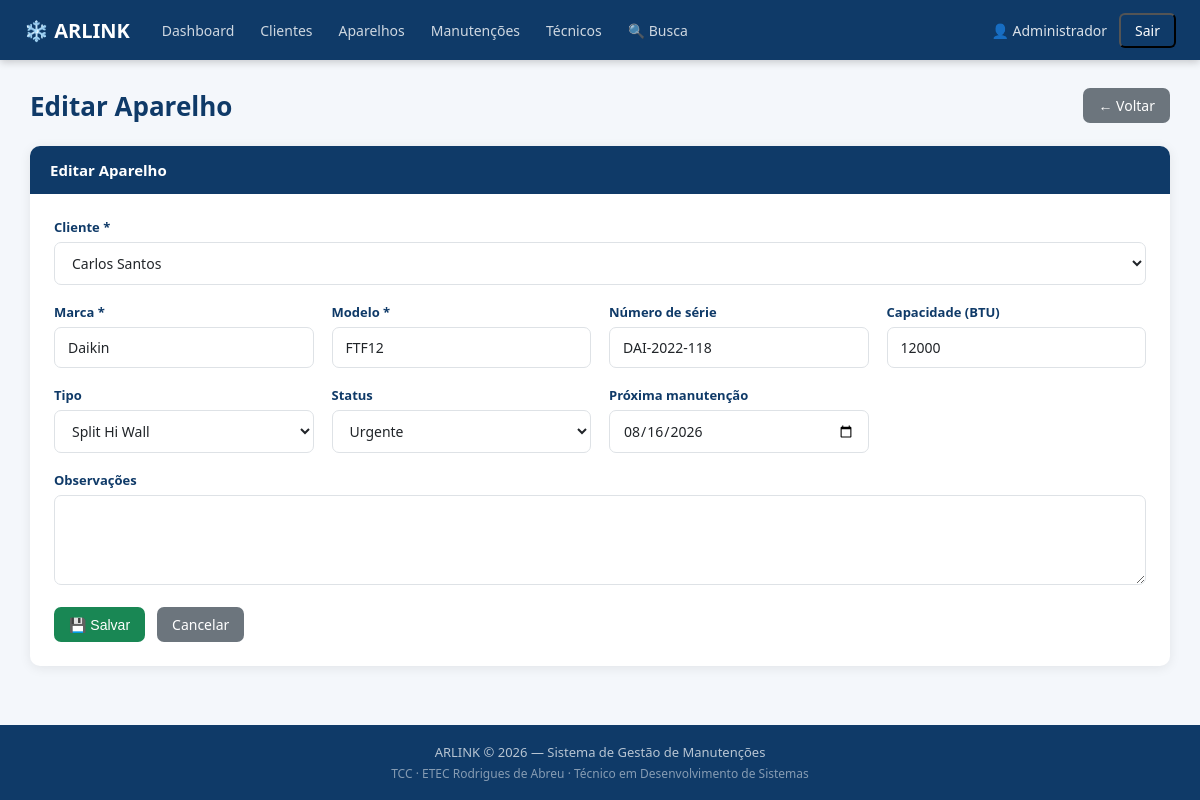
Page /aparelho_form.php?id=3 (signed in) on the committed database.
### tables this page shows
CREATE TABLE IF NOT EXISTS aparelhos (
  id INT AUTO_INCREMENT PRIMARY KEY,
  cliente_id INT NOT NULL,
  marca VARCHAR(50) NOT NULL,
  modelo VARCHAR(100) NOT NULL,
  numero_serie VARCHAR(100),
  capacidade_btu VARCHAR(20),
  tipo VARCHAR(30),
  status VARCHAR(20) DEFAULT 'em_dia',
  proxima_manutencao DATE,
  observacoes TEXT,
  criado_em TIMESTAMP DEFAULT CURRENT_TIMESTAMP,
  FOREIGN KEY (cliente_id) REFERENCES clientes(id) ON DELETE CASCADE
);

### aparelho_form.php (the view, shortened to what this page needs)
<?php
require_once 'includes/config.php'; require_once 'includes/sessao.php'; require_once 'includes/conexao.php';
$id=(int)($_GET['id']??0); $cid=(int)($_GET['cliente_id']??0); $editar=$id>0;
$titulo=$editar?'Editar Aparelho':'Novo Aparelho'; $erro='';
$d=['cliente_id'=>$cid,'marca'=>'','modelo'=>'','numero_serie'=>'','capacidade_btu'=>'','tipo'=>'','status'=>'em_dia','proxima_manutencao'=>'','observacoes'=>''];
$cls=mysqli_query($conexao,"SELECT id,nome FROM clientes ORDER BY nome");
if ($editar){$st=mysqli_prepare($conexao,"SELECT * FROM aparelhos WHERE id=? LIMIT 1");mysqli_stmt_bind_param($st,'i',$id);mysqli_stmt_execute($st);$d=mysqli_fetch_assoc(mysqli_stmt_get_result($st));if(!$d){header('Location: aparelhos.php');exit;}}
require_once 'includes/header.php';
?>
<div class="container">
  <div class="page-topo"><div><h1><?php echo $titulo; ?></h1></div><a href="aparelhos.php" class="btn btn-cinza">← Voltar</a></div>
  <div class="card"><div class="card-header"><?php echo $titulo; ?></div><div class="card-body">
    <form method="POST"><input type="hidden" name="csrf_token" value="<?php echo htmlspecialchars(token_formulario()); ?>"><div class="form-grid">
      <div class="form-group full"><label>Cliente *</label>
        <select name="cliente_id" required>
          <?php while ($c=mysqli_fetch_assoc($cls)): $sel=$c['id']==$d['cliente_id']?'selected':''; ?>
          <option value="<?php echo $c['id']; ?>" <?php echo $sel; ?>><?php echo htmlspecialchars($c['nome']); ?></option>
          <?php endwhile; ?>
        </select>
      </div>
      <div class="form-group"><label>Marca *</label><input type="text" name="marca" value="<?php echo htmlspecialchars($d['marca']); ?>" placeholder="Elgin, Midea, LG..." required></div>
      <div class="form-group"><label>Modelo *</label><input type="text" name="modelo" value="<?php echo htmlspecialchars($d['modelo']); ?>" required></div>
      <div class="form-group"><label>Número de série</label><input type="text" name="numero_serie" value="<?php echo htmlspecialchars($d['numero_serie']); ?>"></div>
      <div class="form-group"><label>Capacidade (BTU)</label><input type="text" name="capacidade_btu" value="<?php echo htmlspecialchars($d['capacidade_btu']); ?>" placeholder="9000, 12000..."></div>
      <div class="form-group"><label>Tipo</label>
        <select name="tipo">
          <?php foreach(['Split Hi Wall','Split Cassete','Split Piso Teto','Janela','Portátil'] as $t): $sel=$d['tipo']===$t?'selected':''; ?>
          <option value="<?php echo $t; ?>" <?php echo $sel; ?>><?php echo $t; ?></option>
          <?php endforeach; ?>
        </select>
      </div>
      <div class="form-group"><label>Status</label>
        <select name="status">
          <?php foreach(['em_dia'=>'Em dia','atencao'=>'Atenção','urgente'=>'Urgente'] as $v=>$l): $sel=$d['status']===$v?'selected':''; ?>
          <option value="<?php echo $v; ?>" <?php echo $sel; ?>><?php echo $l; ?></option>
          <?php endforeach; ?>
        </select>
      </div>
      <div class="form-group"><label>Próxima manutenção</label><input type="date" name="proxima_manutencao" value="<?php echo htmlspecialchars($d['proxima_manutencao']??''); ?>"></div>
      <div class="form-group full"><label>Observações</label><textarea name="observacoes"><?php echo htmlspecialchars($d['observacoes']??''); ?></textarea></div>
    </div>
    <div class="form-acoes"><button type="submit" class="btn btn-verde">💾 Salvar</button><a href="aparelhos.php" class="btn btn-cinza">Cancelar</a></div>
    </form>
  </div></div>
</div>
<?php require_once 'includes/footer.php'; ?>

### assets/css/style.css (style rules this page uses)
*,*::before,*::after { box-sizing:border-box;margin:0;padding:0 }
:root { --azul:#1e6fb5;--azul-escuro:#0f3a68;--azul-claro:#e8f1fb; --verde:#198754;--vermelho:#dc3545;--amarelo:#ffc107;--cinza:#6c757d; --borda:#dee2e6;--fundo:#f4f7fb;--branco:#fff;--texto:#212529; --texto-sub:#6c757d;--sombra:0 2px 12px rgba(0,0,0,.08);--radius:10px; }
body { font-family:'Segoe UI',Arial,sans-serif;background:var(--fundo);color:var(--texto);min-height:100vh;display:flex;flex-direction:column }
a { color:var(--azul);text-decoration:none }
.container { width:95%;max-width:1280px;margin:28px auto;flex:1 }
.page-topo { display:flex;justify-content:space-between;align-items:flex-start;margin-bottom:22px;flex-wrap:wrap;gap:12px }
.page-topo h1 { font-size:26px;color:var(--azul-escuro) }
.card { background:var(--branco);border-radius:var(--radius);box-shadow:var(--sombra);overflow:hidden;margin-bottom:20px }
.card-header { background:var(--azul-escuro);color:#fff;padding:14px 20px;font-size:15px;font-weight:600 }
.card-body { padding:24px }
.btn { display:inline-flex;align-items:center;gap:6px;padding:8px 15px;border-radius:7px;font-size:14px;font-weight:500;cursor:pointer;border:none;text-decoration:none;transition:opacity .2s,transform .1s;white-space:nowrap }
.btn-verde { background:var(--verde);color:#fff }
.btn-cinza { background:var(--cinza);color:#fff }
.form-grid { display:grid;grid-template-columns:repeat(auto-fit,minmax(250px,1fr));gap:18px }
.form-group { display:flex;flex-direction:column;gap:6px }
.form-group.full { grid-column:1/-1 }
label { font-size:13px;font-weight:600;color:var(--azul-escuro) }
input[type=text],input[type=email],input[type=date],input[type=number],input[type=tel],input[type=password],select,textarea { padding:10px 13px;border:1px solid var(--borda);border-radius:7px;font-size:14px; font-family:inherit;background:#fff;color:var(--texto);transition:border-color .2s,box-shadow .2s;width:100% }
textarea { resize:vertical;min-height:90px }
.form-acoes { display:flex;gap:12px;margin-top:22px;flex-wrap:wrap }

### rows in the picture
aparelhos: marca "Daikin", modelo "FTF12", numero_serie "DAI-2022-118", capacidade_btu "12000", proxima_manutencao "08/16/2026"

### other values in the picture
$label "Dashboard"
$label "Clientes"
$label "Aparelhos"
$label "Manutenções"
$label "Técnicos"
$label "🔍 Busca"
$_SESSION['tecnico_nome'] "Administrador"
$titulo "Editar Aparelho"
form field cliente_id "Carlos Santos"
form field tipo "Split Hi Wall"
form field status "Urgente"
